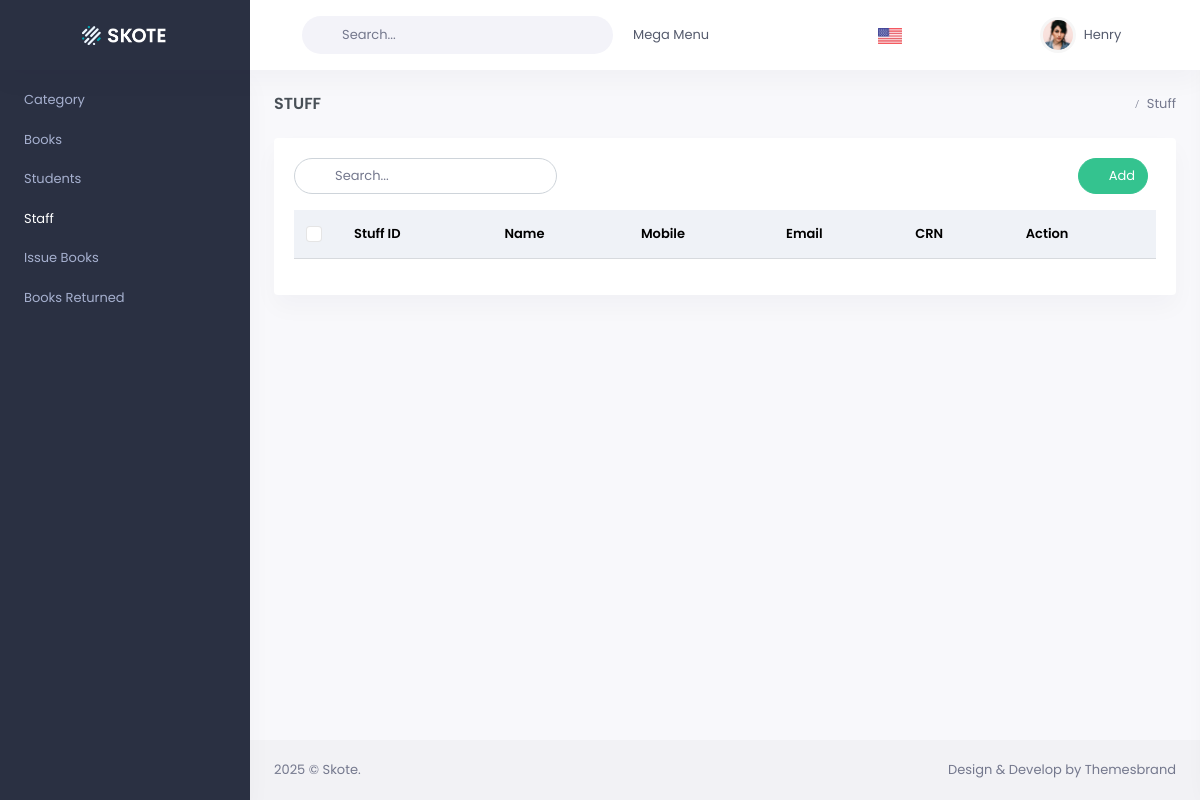
The page /stuff/ on the database as committed earlier.
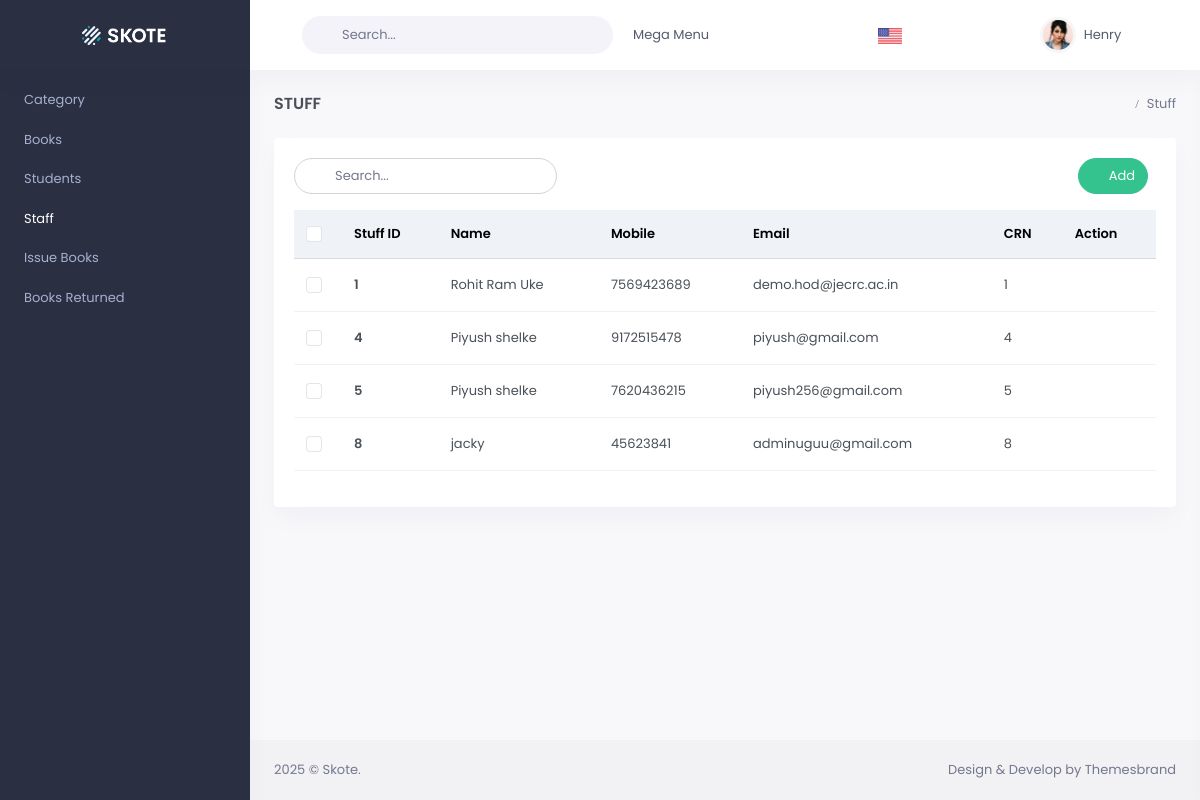
The same page on the database as committed later.
### Page/models.py (models this page shows)
class Stuff(models.Model):
    id = models.AutoField(primary_key=True)
    name = models.CharField(max_length=50, verbose_name="Full Name")
    mobile = models.CharField(max_length=10, verbose_name="Mobile Number")
    email = models.EmailField(max_length=254, unique=True, verbose_name="Email Address")
    crn = models.CharField(max_length=10, verbose_name="CRN")
    password = models.CharField(max_length=128, verbose_name="Password")

### Page/views.py (the view)
# urls.py: path('stuff/', views.stuff, name='stuff'),
def stuff(request):
    stuff = Stuff.objects.all()
    print(stuff)
    return render(request, 'stuff.html', {'stuff': stuff})

### templates/stuff.html (shortened to what this page needs)
{% extends "layouts/base.html" %} {% load static %} {% block content %}
<body>
  <div class="main-content">
    <div class="page-content">
      <div class="container-fluid">
        <div class="row">
          <div class="col-12">
            <div class="page-title-box d-sm-flex align-items-center justify-content-between">
              <h4 class="mb-sm-0 font-size-18">Stuff</h4>
              <div class="page-title-right">
                <ol class="breadcrumb m-0">
                  <li class="breadcrumb-item active">Stuff</li>
                </ol>
              </div>
            </div>
          </div>
        </div>
        <div class="row">
          <div class="col-12">
            <div class="card">
              <div class="card-body">
                <div class="row mb-2">
                  <div class="col-sm-4">
                    <div class="search-box me-2 mb-2 d-inline-block">
                      <div class="position-relative">
                        <input type="text" class="form-control" placeholder="Search..." id="searchInput" oninput="searchElement()">
                        <i class="bx bx-search-alt search-icon"></i>
                      </div>
                    </div>
                  </div>
                  <div class="col-sm-8">
                    <div class="text-sm-end">
                      <button type="button" class="btn btn-success btn-rounded waves-effect waves-light mb-2 me-2" onclick="addStuff()">
                        <i class="mdi mdi-plus me-1"></i> Add
                      </button>
                    </div>
                  </div>
                </div>
                <div class="table-responsive">
                  <div id="searchResultsContainer">
                  <table class="table align-middle table-nowrap table-check">
                    <thead class="table-light">
                      <tr>
                        <th style="width: 20px" class="align-middle">
                          <div class="form-check font-size-16">
                            <input class="form-check-input" type="checkbox" id="checkAll" />
                          </div>
                        </th>
                        <th class="align-middle">Stuff ID</th>
                        <th class="align-middle">Name</th>
                        <th class="align-middle">Mobile</th>
                        <th class="align-middle">Email</th>
                        <th class="align-middle">CRN</th>
                        <th class="align-middle">Action</th>
                      </tr>
                    </thead>
                    <tbody>
                      {% for stuff in stuff %}
                      <tr id="item-{{ stuff.id }}">
                        <td>
                          <div class="form-check font-size-16">
                            <input class="form-check-input" type="checkbox" id="orderidcheck09" />
                          </div>
                        </td>
                        <td>
                          <a href="javascript: void(0);" class="text-body fw-bold">{{stuff.id}}</a>
                        </td>
                        <td>{{ stuff.name }}</td>
                        <td>{{ stuff.mobile }}</td>
                        <td>{{ stuff.email }}</td>
                        <td>{{ stuff.id }}</td>
                        <td>
                          <div class="d-flex gap-3">
                            <a href="javascript:void(0);" class="text-success"><i
                                class="mdi mdi-pencil font-size-18" onclick="editbtn('{{stuff.id}}')"></i></a>
                            <a href="javascript:void(0);" class="text-danger"><i class="mdi mdi-delete font-size-18" onclick="deletebtn('{{ stuff.id }}')"></i></a>
                          </div>
                        </td>
                      </tr>
                      {% endfor %}
                    </tbody>
                  </table>
                </div>
                </div>
              </div>
            </div>
          </div>
        </div>
      </div>
    </div>
  </div>
</body>
{% endblock %}

Rows that differ between the two databases and show on the page:
added Stuff: id "1", name "Rohit Ram Uke", mobile "7569423689", email "demo.hod@jecrc.ac.in"
added Stuff: id "4", name "Piyush shelke", mobile "9172515478", email "piyush@gmail.com"
added Stuff: id "5", name "Piyush shelke", mobile "7620436215", email "piyush256@gmail.com"
added Stuff: id "8", name "jacky", mobile "45623841", email "adminuguu@gmail.com"
